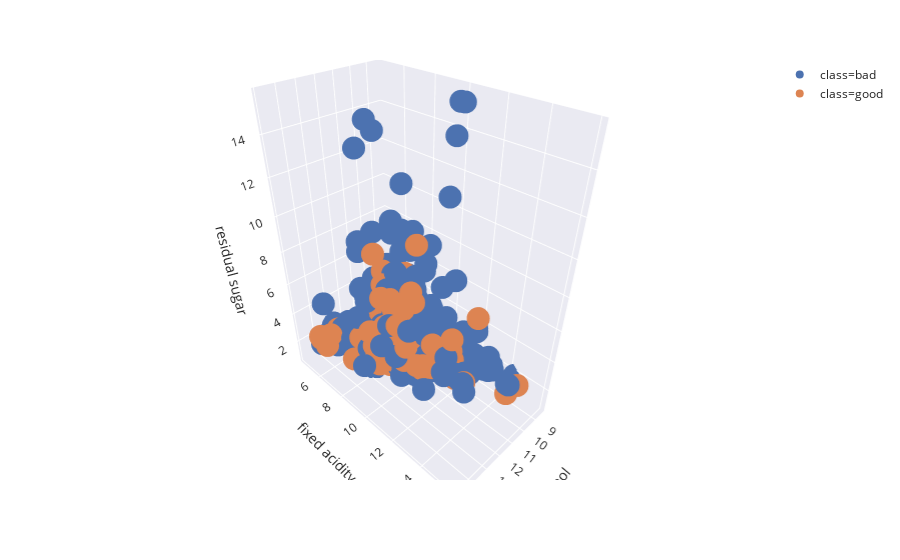

Write notebook code for a chart like this one.
### Code cell
# Red wine :'fixed acidity', 'residual sugar' and 'alcohol' scores comparison with Scatter 3D Plot
fig = px.scatter_3d(df_red, 
                    x='alcohol', y='fixed acidity', z='residual sugar', color='class',
                   template='seaborn')
fig.show()

### Figure 1 — Plotly figure (JSON) as saved in the notebook; plotly's stock layout.template omitted (floating-point values rounded to 4 significant figures; data arrays with more than 128 entries replaced by an {"elided": "..."} marker saying what was removed)
{"data": [{"hoverlabel": {"namelength": 0}, "hovertemplate": "class=bad<br>alcohol=%{x}<br>fixed acidity=%{y}<br>residual sugar=%{z}", "legendgroup": "class=bad", "marker": {"color": "rgb(76,114,176)", "symbol": "circle"}, "mode": "markers", "name": "class=bad", "scene": "scene", "showlegend": true, "type": "scatter3d", "x": {"elided": "1382 float values"}, "y": {"elided": "1382 float values"}, "z": {"elided": "1382 float values"}}, {"hoverlabel": {"namelength": 0}, "hovertemplate": "class=good<br>alcohol=%{x}<br>fixed acidity=%{y}<br>residual sugar=%{z}", "legendgroup": "class=good", "marker": {"color": "rgb(221,132,82)", "symbol": "circle"}, "mode": "markers", "name": "class=good", "scene": "scene", "showlegend": true, "type": "scatter3d", "x": {"elided": "217 float values"}, "y": {"elided": "217 float values"}, "z": {"elided": "217 float values"}}], "layout": {"autosize": true, "legend": {"tracegroupgap": 0}, "margin": {"t": 60}, "scene": {"aspectmode": "auto", "aspectratio": {"x": 0.635, "y": 1.104, "z": 1.426}, "domain": {"x": [0, 0.98], "y": [0, 1]}, "xaxis": {"title": {"text": "alcohol"}, "type": "linear"}, "yaxis": {"title": {"text": "fixed acidity"}, "type": "linear"}, "zaxis": {"title": {"text": "residual sugar"}, "type": "linear"}}}}
